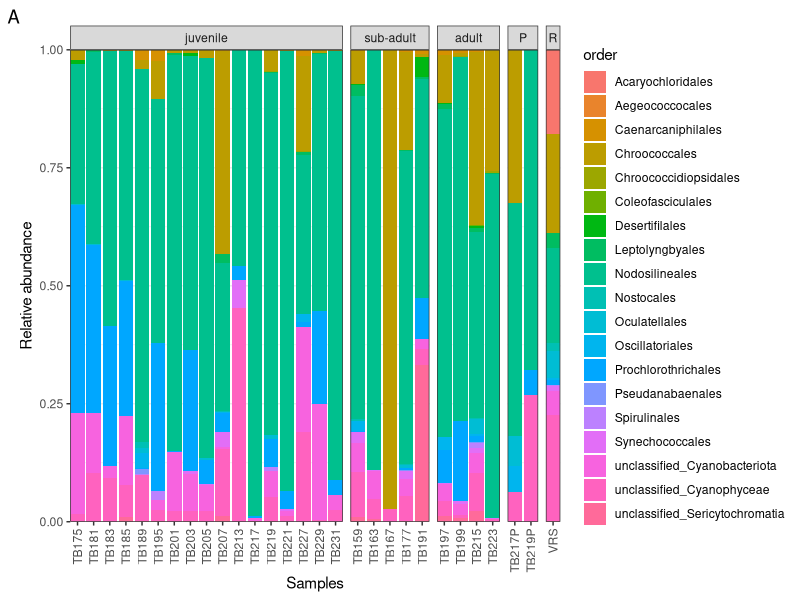
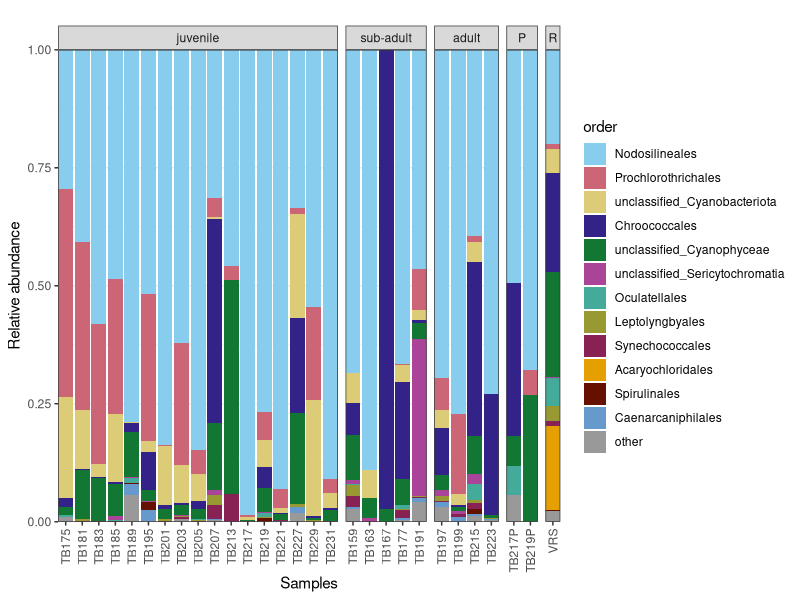
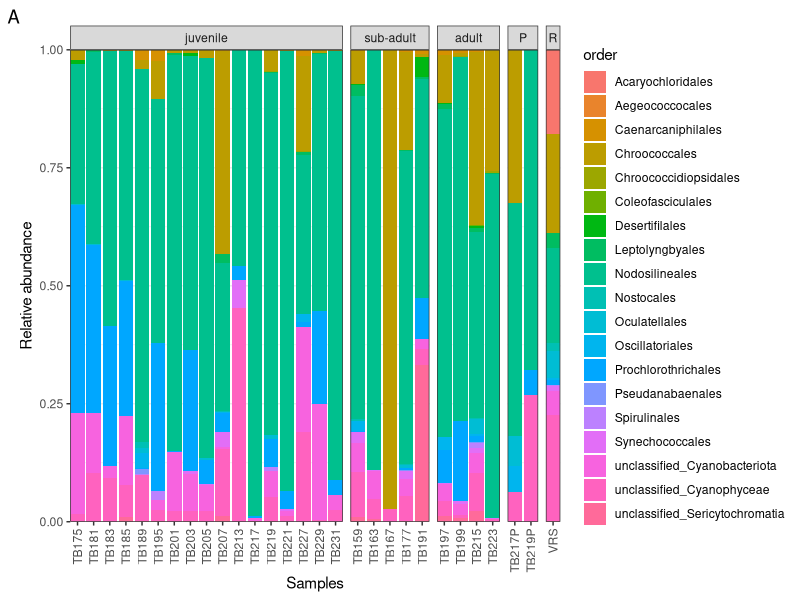
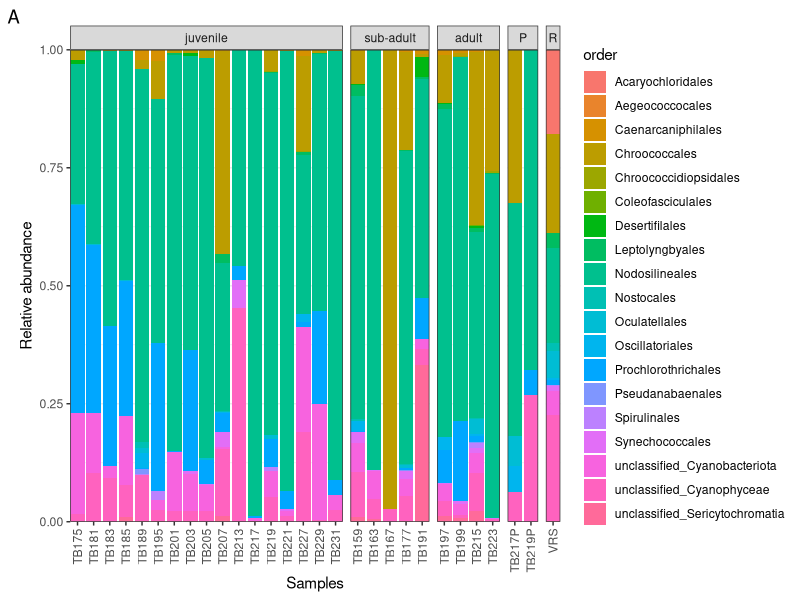
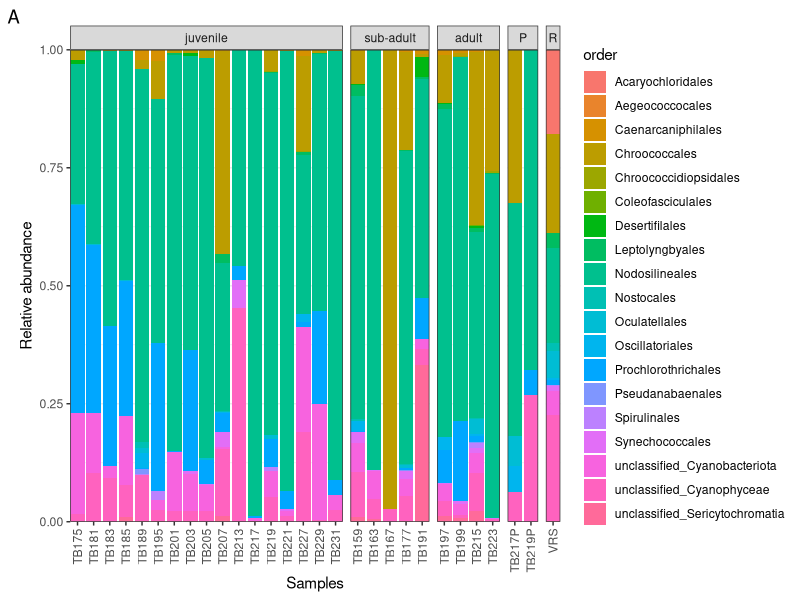
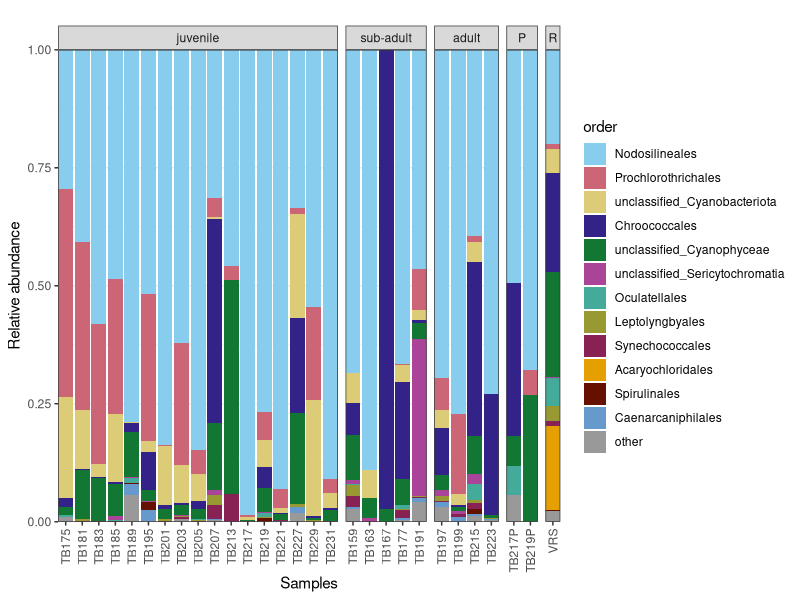
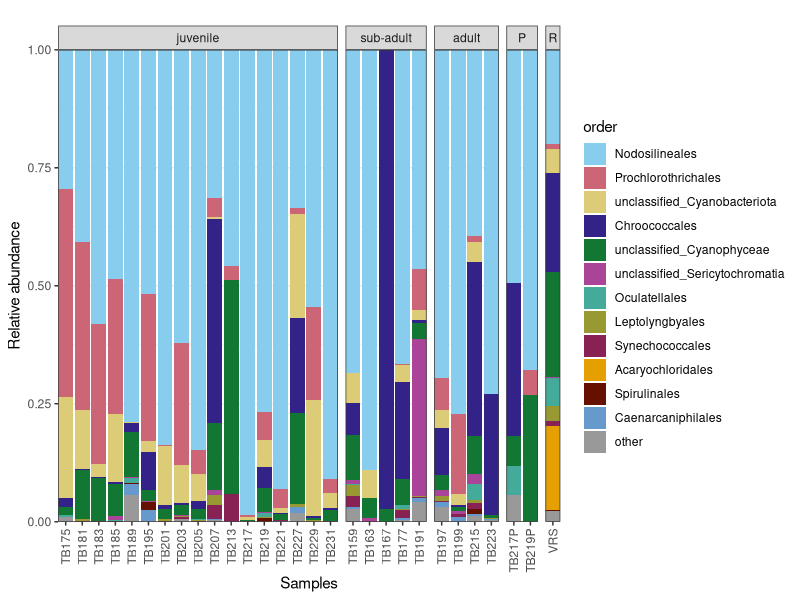
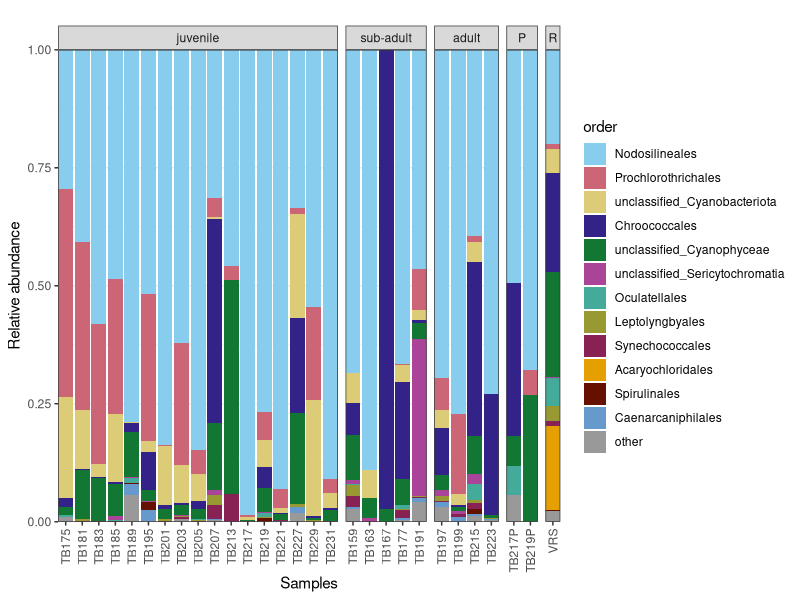

Write R code to recreate these figures, in order.
# Loading required packages
library(tidyverse)
library(RColorBrewer)
library(patchwork)

safe_colorblind_palette <- c("#88CCEE","#CC6677","#DDCC77","#332288","#117733",
                             "#AA4499","#44AA99","#999933","#882255","#E69F00",
                             "#661100","#6699CC","#999999")
                             

# Importing dataset (exported from taxa barplot QIIME2 QZV artifact)
order_raw <- read.csv(file = "data/taxabarplots-cyano-V6-level-4-order.csv", 
                      header = TRUE)

# Creating working table version - wide format
order_wide <- order_raw

# Visualizing original column names
print(colnames(order_raw))

# Changing column names to keep only short names for Orders
for(i in 1:length(colnames(order_wide))) {
  if(grepl("k__Bacteria.p__Cyanobacteriota.", 
           colnames(order_wide)[i])) {
    colnames(order_wide)[i] <- gsub("k__Bacteria.p__Cyanobacteriota.", "",
                                   colnames(order_wide)[i])
  }
}

for(i in 1:length(colnames(order_wide))) {
  if(grepl("c__Cyanophyceae.o__", 
           colnames(order_wide)[i])) {
    colnames(order_wide)[i] <- gsub("c__Cyanophyceae.o__", "",
                               colnames(order_wide)[i])
  }
}

order_wide <- order_wide %>%
  rename(unclassified_Cyanophyceae = "c__Cyanophyceae.__", 
         Caenarcaniphilales = "c__Vampirivibrionia.o__Caenarcaniphilales",
         unclassified_Cyanobacteriota = "__.__",
         unclassified_Sericytochromatia = "c__Sericytochromatia.o__")

# Checking the changed names
print(colnames(order_wide))

# Converting the table in long format for plotting
cyano_cols <- names(order_wide)[2:20]
order_long <- order_wide %>%
  pivot_longer(
    cols = all_of(cyano_cols),
    names_to = "order",
    values_to = "count"
  )

# Changing sample names
order_long <- order_long %>%
  mutate(index = str_remove(index, "V6-"))

# Changing names
order_long <- order_long %>%
  mutate(Age = case_when(
    Age == "rocks" ~ "R",
    Age == "pool" ~ "P",
    TRUE ~ Age  # Keep other values unchanged
  ))

# Removing negative control sample
order_long <- order_long %>%
  filter(index != "negctrl")


# Making stacked bar plot - all orders
plot_order <- ggplot(order_long, aes(x = index, y = count, fill = order)) +
  geom_bar(stat = "identity", position = "fill") +
  labs(x = "Samples", y = "Relative abundance", tag = "A") +
  theme_bw() +
  theme(axis.text.x = element_text(angle = 90, vjust = 0.5)) +
  #guides(fill = "none") +
  #scale_fill_brewer(palette = "Dark")+
  facet_grid(.~ factor(Age, 
                       levels=c("juvenile", "sub-adult", "adult", "P", "R")),
             scales = "free_x", space="free")+
  coord_cartesian(ylim = c(0, NA), expand = FALSE)
plot_order

# Saving last generated plot
ggsave(filename = "figures/taxa_bar_plot_order_all.pdf", 
       width = 6.75, height = 6, device = cairo_pdf)
ggsave(filename = "figures/taxa_bar_order_all.jpg", 
       width = 6.75, height = 6, dpi = 300)
ggsave(filename = "figures/taxa_bar_order_all.tiff", 
       width = 6.75, height = 6, dpi = 300)

### Filtering and plotting only top 10 orders
# Defining metadata columns
metadata <- order_long %>% select(sample(1:15)) %>% distinct()

# Calculate total counts of each organism across the entire dataset
total_counts <- order_long %>%
  group_by(order) %>%
  summarise(total_count = sum(count), .groups = 'drop') %>%
  arrange(desc(total_count))

# Identify the top 12 organisms
top_12_order <- total_counts %>%
  slice_head(n = 12) %>%
  pull(order)

# View the top 12 organisms
print(top_12_order)

# Label the top 12 organisms and aggregate the rest as "other"
order_labeled <- order_long %>%
  mutate(order = if_else(order %in% top_12_order, order, "other")) %>%
  group_by(index, order) %>%
  summarise(count = sum(count), .groups = 'drop')

# Ensure the organism column is a factor with correct levels
order_labeled <- order_labeled %>%
  mutate(order = factor(order, levels = c(top_12_order, "other")))

# Merge Back with Metadata
order_labeled <- order_labeled %>%
   left_join(metadata, by = "index")

# Making stacked bar plot - top 12 orders
plot_order_top12 <- ggplot(order_labeled, 
                           aes(x = index, y = count, fill = order)) +
  geom_bar(stat = "identity", position = "fill") +
  labs(x = "Samples", y = "Relative abundance", tag = "") +
  theme_bw() +
  theme(axis.text.x = element_text(angle = 90, vjust = 0.5)) +
  #guides(fill = "none") +
  #scale_fill_brewer(palette = "Set3")+
  scale_fill_manual(values = safe_colorblind_palette)+
  facet_grid(.~ factor(Age, 
                       levels=c("juvenile", "sub-adult", "adult", "P", "R")),
             scales = "free_x", space="free")+
  coord_cartesian(ylim = c(0, NA), expand = FALSE)
plot_order_top12

# Saving last generated plot
ggsave(filename = "figures/taxa_bar_plot_order_top12.pdf", 
       width = 6.75, height = 4, device = cairo_pdf)
ggsave(filename = "figures/taxa_bar_order_top12.jpg", 
       width = 6.75, height = 4, dpi = 300)
ggsave(filename = "figures/taxa_bar_order_top12.tiff", 
       width = 6.75, height = 4, dpi = 300)

### Order ratios across dataset

# Ensure the first column is treated as row names (if needed)
order_wide <- order_wide %>% column_to_rownames(var = "index")

# Calculate the total abundance for each sample
order_wide <- order_wide %>%
  rowwise() %>%
  mutate(total_abundance = sum(c_across(all_of(cyano_cols))))

# Calculate the ratio of each species' abundance for each sample
order_data_ratio <- order_wide %>%
  mutate(across(all_of(cyano_cols), ~ . / total_abundance))

# Drop the total_abundance column
order_data_ratio <- order_data_ratio %>% select(-total_abundance)

# Convert the rowwise data frame back to a regular data frame for summarization
order_data_ratio <- ungroup(order_data_ratio)

# Calculate the median, maximum, and minimum ratios for each species
order_statistics <- order_data_ratio %>%
  summarise(across(all_of(cyano_cols), list(
    median = ~ median(.x, na.rm = TRUE),
    max = ~ max(.x, na.rm = TRUE),
    min = ~ min(.x, na.rm = TRUE)
  ), .names = "{col}__{fn}"))

# Pivot the data to a long format
order_statistics_long <- order_statistics %>%
  pivot_longer(
    cols = everything(),
    names_to = c("order", ".value"),
    names_sep = "__"
  )

view(order_statistics_long)

# Calculate the total abundance for each order across all samples
total_abundance_order <- colSums(order_wide[ , cyano_cols])

# Calculate the total abundance of all orders across all samples
total_abundance_order_all <- sum(total_abundance_order)

# Calculate the ratio for each order
order_ratio <- total_abundance_order / total_abundance_order_all

# Convert the order ratios to a data frame
order_ratio_df <- data.frame(
  sum = order_ratio)

# Ensure order names are consistent
order_ratio_df <- order_ratio_df %>%
  mutate(Order = rownames(order_ratio_df))

# Reset rownames
rownames(order_ratio_df) <- NULL

# Combine the data frames using left_join
order_combined_df <- order_statistics_long %>%
  left_join(order_ratio_df, by = c("order" = "Order"))

# Arrange the combined data frame by descending values of "sum"
order_combined_df <- order_combined_df %>%
  arrange(desc(sum))

# View the combined data frame
view(order_combined_df)

# Export the combined data frame to a CSV file
write.csv(order_combined_df, "order_combined_data.csv", row.names = FALSE)
